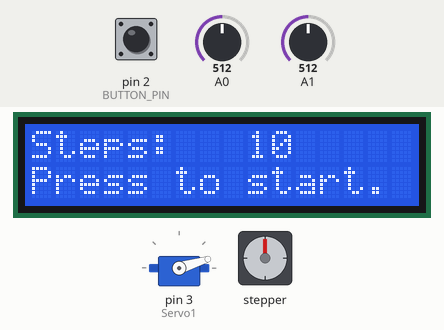
A sketch run on a simulated Arduino Uno, built with avr-gcc and run on an emulated ATmega328P. On the bench: servo, 16×2 character LCD, stepper motor. The test bench sets the inputs (shaded band); at power-on: pin 2 (BUTTON_PIN) HIGH, A0 = 512, A1 = 512. Stepper angles assume 2048 steps per turn; what the sketch prints to the serial monitor is not drawn.

Above: at 1.2 s.
1.3 s: pin 2 (BUTTON_PIN) pulled LOW for 0.15 s
At 1.8 s:
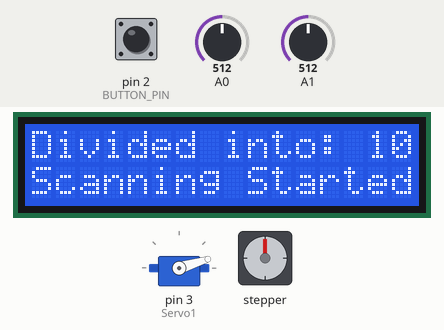
At 9.8 s:
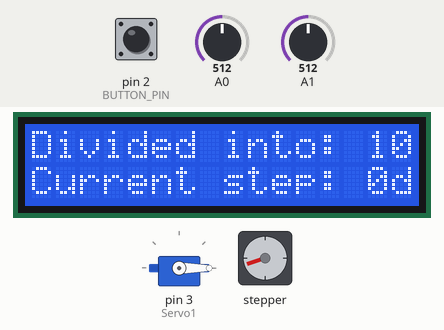
Timing chart, 0 to 18.7 s (numbered marks = the images above; inputs shaded):
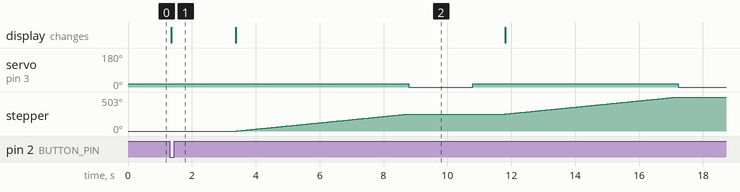

The sketch:

3d_scanner.ino
```cpp
#include <Stepper.h>  // Include the header file
#include <LiquidCrystal_I2C.h>
#include <Servo.h>

#define STEPS 32
#define ONE_TOUR 2048
#define BUTTON_PIN 2
const int big_teeth_number = 84;  // Teeth number of outer gear
const int small_teeth_number = 12; // Teeth number of inner gear
const int default_ang = 17;
const int shutter_ang = 0;
int analog_y = 0;
int analog_x = 0;
int joystick_button = 0;
int counter = 10;

LiquidCrystal_I2C lcd(0x27, 16, 2);
Stepper stepper(STEPS, 9, 11, 10, 12);
Servo Servo1;

float big_to_small_ratio = big_teeth_number / small_teeth_number;  // kucugun buyuge orani

int val = 0;

void setup() {
  Serial.begin(9600);
  pinMode(BUTTON_PIN, INPUT_PULLUP);

  stepper.setSpeed(500);

  Servo1.attach(3);
  Servo1.write(default_ang);

  lcd.init();
  lcd.backlight();
  // lcd.setCursor(0, 0);
  // lcd.print("Scanner V2");
  // delay(500);
}

void loop() {

  if (Serial.available() > 0) {

    val = Serial.parseInt();
    //
    //    stepper.step(val);
    //
    //    Serial.println(val); //for debugging
    // start_scan(5);
    // move_stepper(ONE_TOUR);
  }

  lcd.setCursor(0, 1);
  lcd.print("Press to start.");
  joystick_control();
}

void start_scan(int shutter_times) {
  Serial.print("Divided into: ");
  Serial.print(shutter_times);
  Serial.print(" steps\n");

  lcd.clear();
  lcd.print("Divided into: ");
  lcd.print(shutter_times);
  lcd.print(" steps\n");

  float outer_gear_one_tour = ONE_TOUR * big_to_small_ratio;
  int partial_step = outer_gear_one_tour / shutter_times;

  Serial.println("Scanning Started");

  lcd.setCursor(0,1);
  lcd.print("Scanning Started");

  delay(2000);
  for (int i = 0; i < shutter_times; i++) {
    lcd.setCursor(0,1);
    lcd.print("Current step: ");
    lcd.print(i);
    move_stepper(partial_step);
    shutter();
  }
  Serial.println("Scan Complete");

  lcd.clear();
  lcd.print("Scan Complete");
}

void move_stepper(int amount) {
  Serial.print("Stepping a bit: ");
  Serial.print(amount);
  Serial.print("\n");
  stepper.step(amount);
}
void shutter() {
  Serial.println("Taking photo...");
  Servo1.write(shutter_ang);
  delay(2000);
  Servo1.write(default_ang);
  delay(1000);
}

void joystick_control(){
  analog_y = analogRead(A0);
  analog_x = analogRead(A1);
  joystick_button = digitalRead(BUTTON_PIN);

  if(analog_y > 800){
    counter++;
    delay(250);
    lcd.clear();
  } else if (analog_y < 300 && counter > 0){
    counter--;
    delay(250);
    lcd.clear();
  }
  if (joystick_button == LOW) {
    start_scan(counter);
  }

  lcd.setCursor(0, 0);
  lcd.print("Steps:   ");
  lcd.print(counter);

  // debug_joystick();
}

void debug_joystick() {
  int joystick_button = digitalRead(BUTTON_PIN);
  Serial.println(joystick_button);
  lcd.setCursor(0, 0);
  if (joystick_button == LOW) {
    // turn LED on:
    lcd.print("Pressed");
  } else {
    // turn LED off:
    lcd.print("Nothing");
  }
}
```

Measured:
- after the input at 1.3 s, servo on pin 3 (Servo1): 17° → 0° after 7.5 s, → 17° 2.0 s later, → 0° 6.4 s later; stepper: turns 251° clockwise in 5.3 s, then 252° clockwise in 5.4 s; the display: changes after 0.06 s (image 1)
